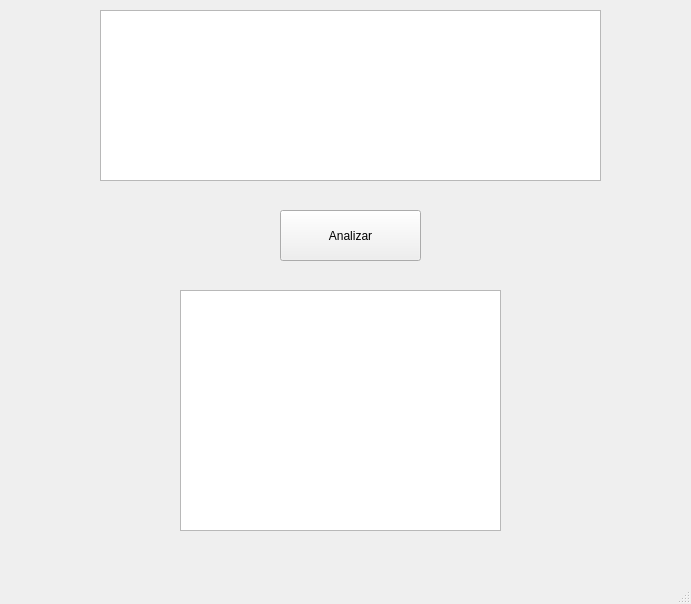
<?xml version="1.0" encoding="UTF-8"?>
<ui version="4.0">
 <class>MainWindow</class>
 <widget class="QMainWindow" name="MainWindow">
  <property name="geometry">
   <rect>
    <x>0</x>
    <y>0</y>
    <width>691</width>
    <height>604</height>
   </rect>
  </property>
  <property name="windowTitle">
   <string>MainWindow</string>
  </property>
  <widget class="QWidget" name="centralwidget">
   <widget class="QTableWidget" name="tableWidget">
    <property name="geometry">
     <rect>
      <x>180</x>
      <y>290</y>
      <width>321</width>
      <height>241</height>
     </rect>
    </property>
   </widget>
   <widget class="QTextEdit" name="textEdit">
    <property name="geometry">
     <rect>
      <x>100</x>
      <y>10</y>
      <width>501</width>
      <height>171</height>
     </rect>
    </property>
   </widget>
   <widget class="QPushButton" name="pushButton">
    <property name="geometry">
     <rect>
      <x>280</x>
      <y>210</y>
      <width>141</width>
      <height>51</height>
     </rect>
    </property>
    <property name="text">
     <string>Analizar</string>
    </property>
   </widget>
  </widget>
  <widget class="QMenuBar" name="menubar">
   <property name="geometry">
    <rect>
     <x>0</x>
     <y>0</y>
     <width>691</width>
     <height>21</height>
    </rect>
   </property>
  </widget>
  <widget class="QStatusBar" name="statusbar"/>
 </widget>
 <resources/>
 <connections/>
</ui>
